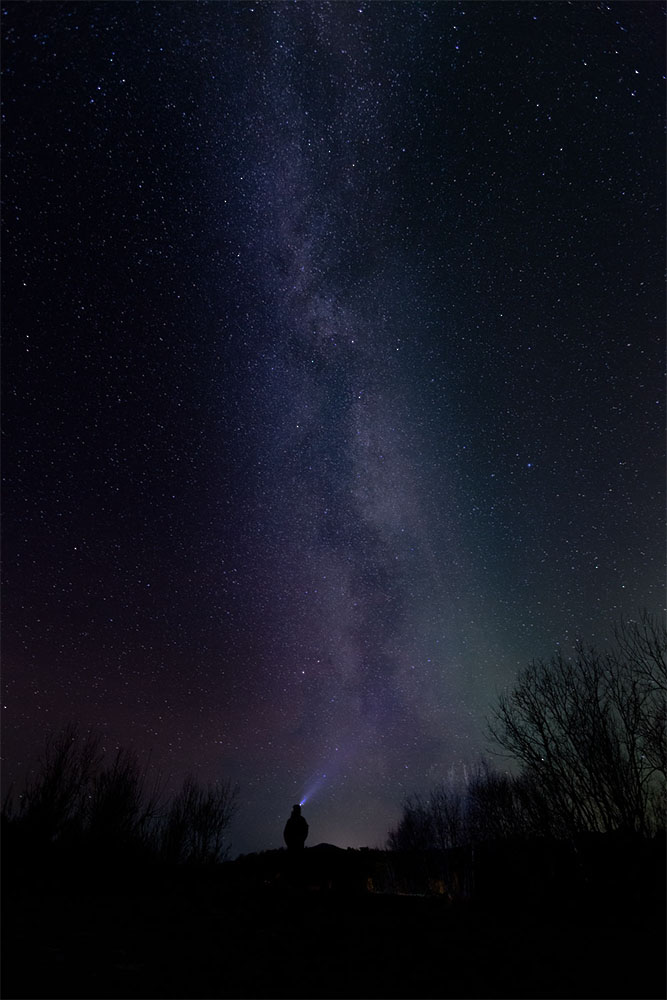
#> input picture Images/week4/night-sky.jpg, 667 x 1000 px
$ python 50.CLAHE.py
#> lines starting #> are read from the running program, lines starting #| are printed output that depends on the picture
import cv2
import numpy as np
import matplotlib.pyplot as plt
plt.rc("image", cmap = "gray")

path = "Images/week4/night-sky.jpg"
img = cv2.imread(path, cv2.IMREAD_COLOR)
#> img is the input picture: shape (1000, 667, 3); mean B, G, R 30.8, 20.2, 18.7

imghsv = cv2.cvtColor(img, cv2.COLOR_BGR2HSV)
#> imghsv: shape (1000, 667, 3); mean H, S, V 97.2, 104.6, 30.8

new1 = imghsv.copy()
new2 = imghsv.copy()

new1[:,:,2] = cv2.equalizeHist(imghsv[:,:,2])
#> new1: shape (1000, 667, 3); mean H, S, V 97.2, 104.6, 119.9

#CLAHE USAGE
clahe = cv2.createCLAHE(clipLimit = 2.0, tileGridSize = (8,8))
new2[:,:,2] = clahe.apply(imghsv[:,:,2])
#> new2: shape (1000, 667, 3); mean H, S, V 97.2, 104.6, 50

# Store the v channels to plot histogram
v = imghsv[:,:,2]
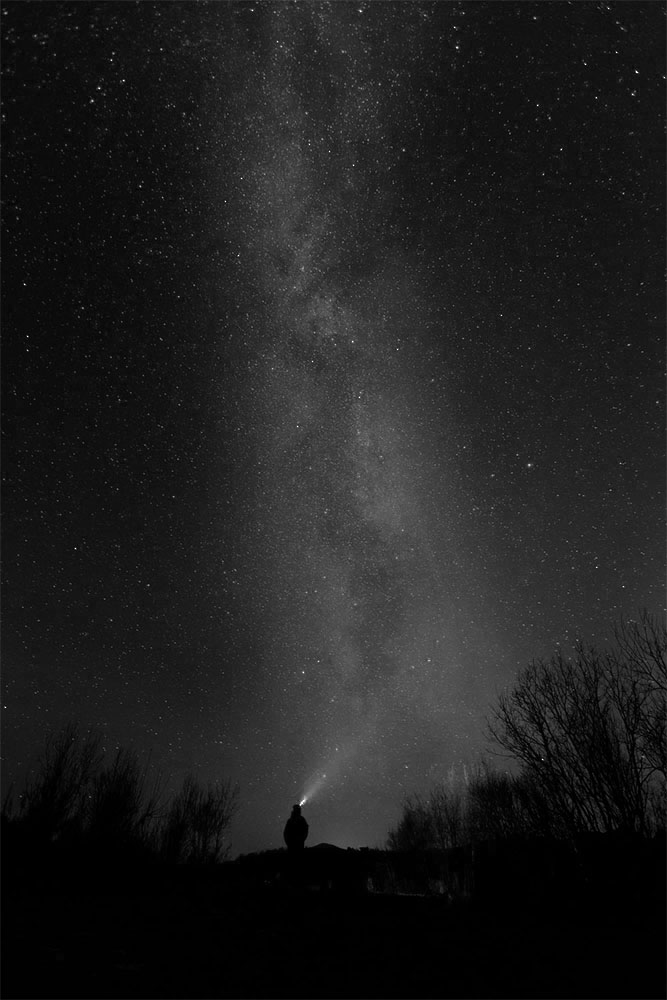
#> v: shape (1000, 667); min 0, max 255, mean 30.8
v1 = new1[:,:,2]
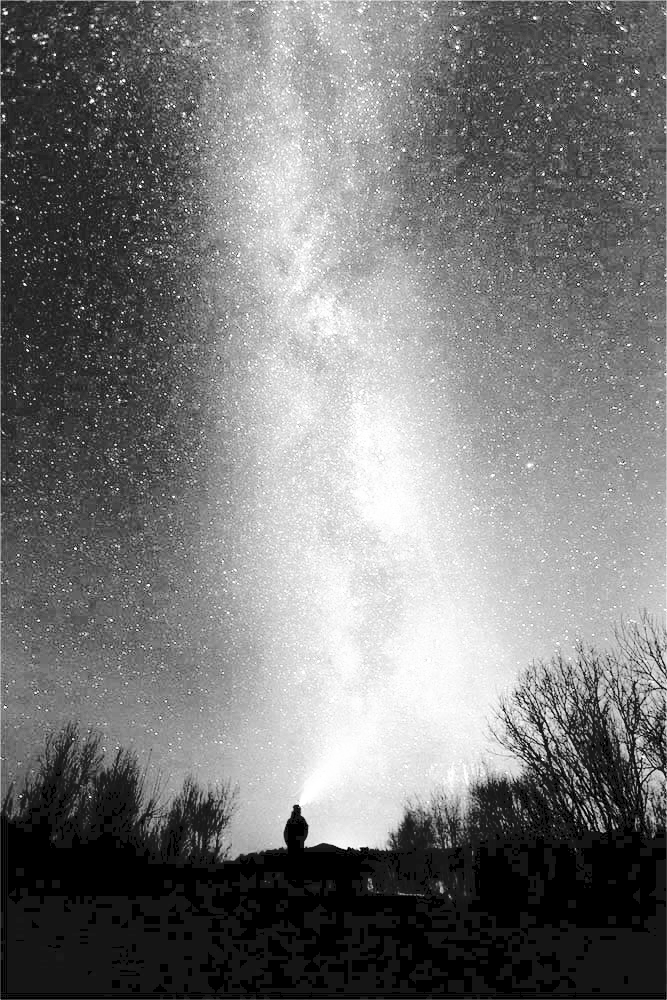
#> v1: shape (1000, 667); min 0, max 255, mean 119.9
v2 = new2[:,:,2]
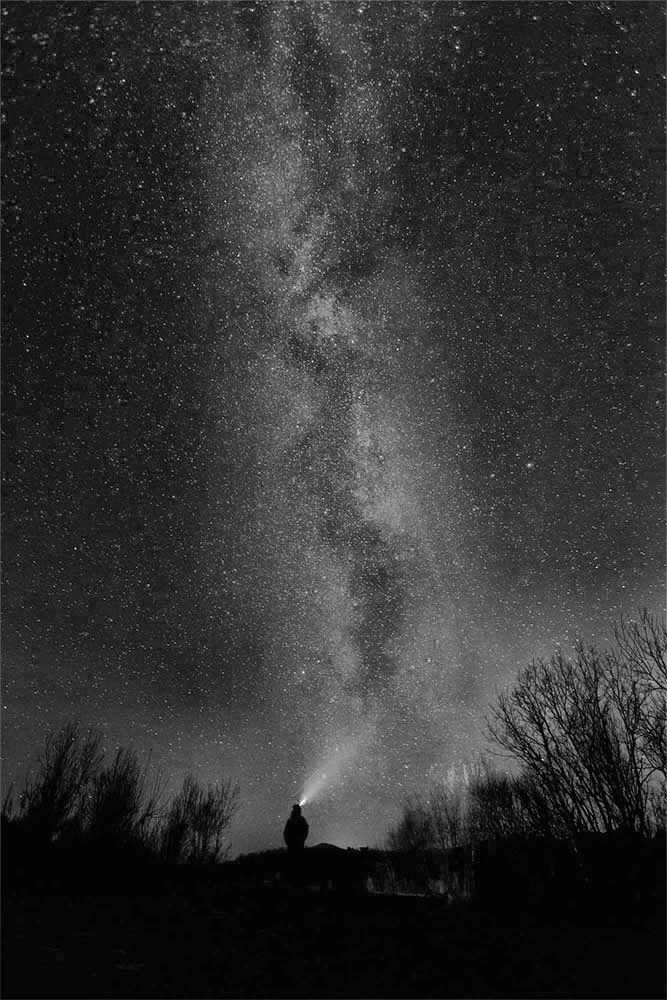
#> v2: shape (1000, 667); min 2, max 255, mean 50

new1 = cv2.cvtColor(new1, cv2.COLOR_HSV2BGR)
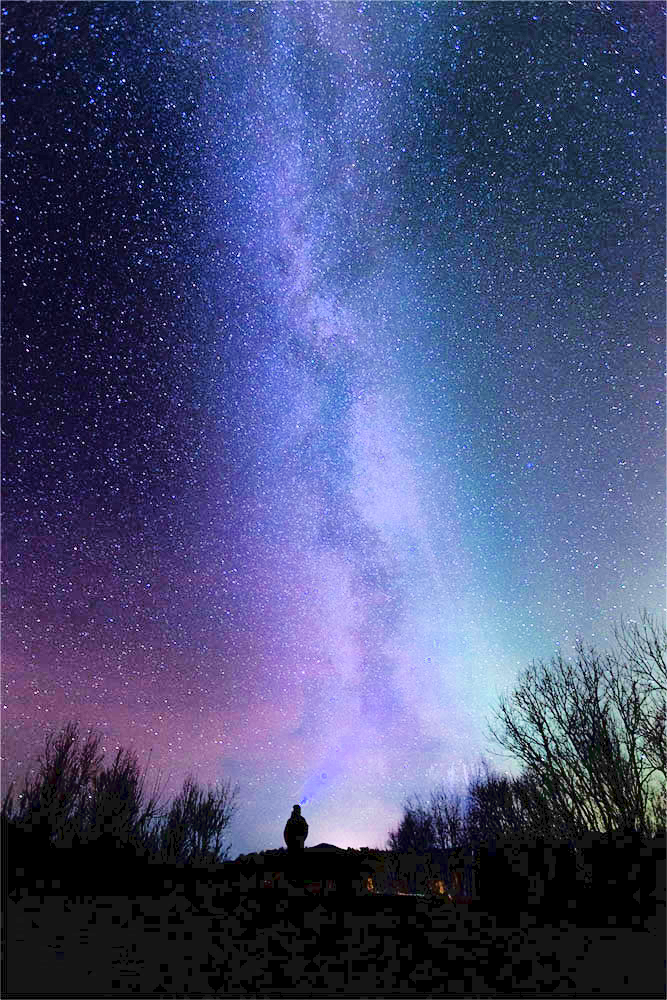
#> new1: shape (1000, 667, 3); mean B, G, R 119.7, 78.1, 72
new2 = cv2.cvtColor(new2, cv2.COLOR_HSV2BGR)
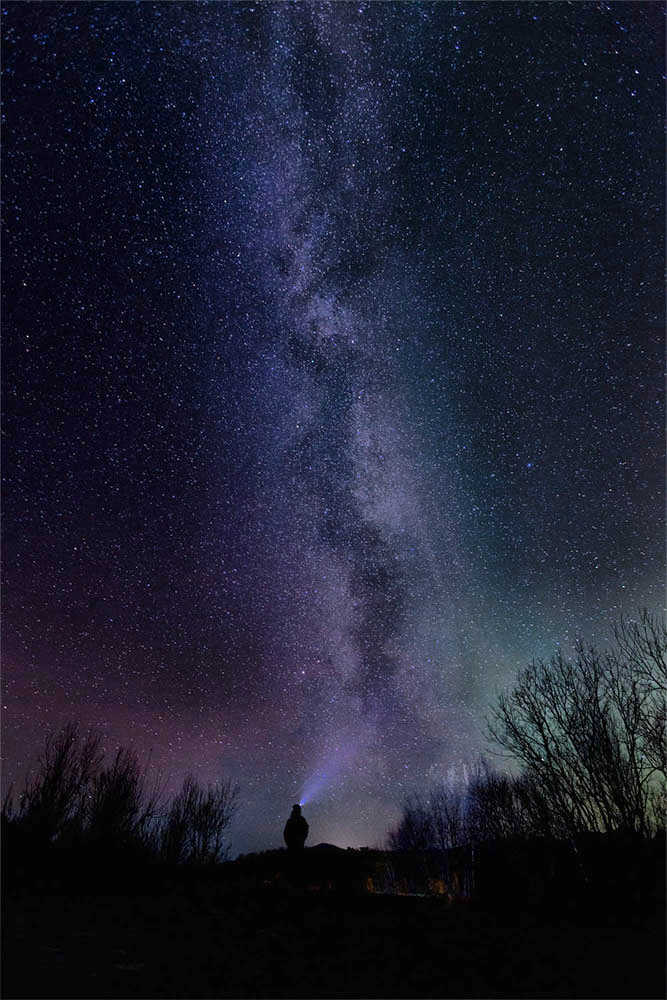
#> new2: shape (1000, 667, 3); mean B, G, R 49.8, 32.7, 30.4

plt.subplot(2,3,1);plt.imshow(img[:,:,::-1]);plt.title("Original")
plt.subplot(2,3,2);plt.imshow(new1[:,:,::-1]);plt.title("Hist Equa")
plt.subplot(2,3,3);plt.imshow(new2[:,:,::-1]);plt.title("CLAHE")

plt.subplot(2,3,4);plt.hist(v.flatten(), bins=256);plt.title("Original")
plt.subplot(2,3,5);plt.hist(v1.flatten(), bins=256);plt.title("Hist Equa")
plt.subplot(2,3,6);plt.hist(v2.flatten(), bins = 256);plt.title("CLAHE")

plt.show()
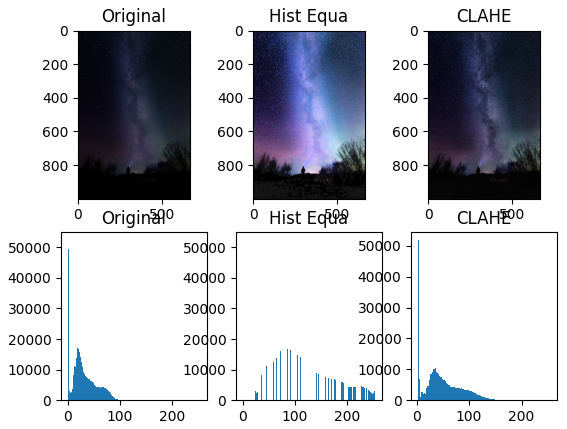
#> figure drawn by matplotlib, 6 panels; panel 4: tallest bar 52297 high, from x = 0 to 0.996; panel 5: tallest bar 52297 high, from x = 0 to 0.996; panel 6: tallest bar 51853 high, from x = 2.99 to 3.98

'''
cv2.imshow("img", img)
cv2.waitKey(0)
cv2.destroyAllWindows()
'''
